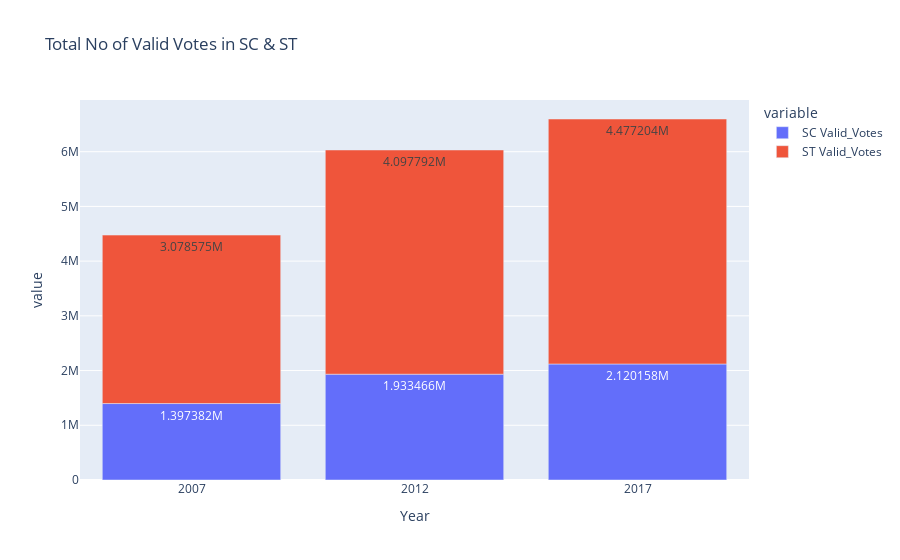

The code cell stored with this chart in its notebook:
### Code cell
px.bar(x='Year', y=['SC Valid_Votes','ST Valid_Votes'], data_frame=df_cat_valid,  title="Total No of Valid Votes in SC & ST", text_auto=True)

### Figure 1 — Plotly figure (JSON) as saved in the notebook; plotly's stock layout.template omitted (floating-point values rounded to 4 significant figures)
{"data": [{"alignmentgroup": "True", "hovertemplate": "variable=SC Valid_Votes<br>Year=%{x}<br>value=%{y}<extra></extra>", "legendgroup": "SC Valid_Votes", "marker": {"color": "#636efa", "pattern": {"shape": ""}}, "name": "SC Valid_Votes", "offsetgroup": "SC Valid_Votes", "orientation": "v", "showlegend": true, "textposition": "auto", "texttemplate": "%{y}", "type": "bar", "x": ["2007", "2012", "2017"], "xaxis": "x", "y": [1397382, 1933466, 2120158], "yaxis": "y"}, {"alignmentgroup": "True", "hovertemplate": "variable=ST Valid_Votes<br>Year=%{x}<br>value=%{y}<extra></extra>", "legendgroup": "ST Valid_Votes", "marker": {"color": "#EF553B", "pattern": {"shape": ""}}, "name": "ST Valid_Votes", "offsetgroup": "ST Valid_Votes", "orientation": "v", "showlegend": true, "textposition": "auto", "texttemplate": "%{y}", "type": "bar", "x": ["2007", "2012", "2017"], "xaxis": "x", "y": [3078575, 4097792, 4477204], "yaxis": "y"}], "layout": {"autosize": true, "barmode": "relative", "legend": {"title": {"text": "variable"}, "tracegroupgap": 0}, "title": {"text": "Total No of Valid Votes in SC & ST"}, "xaxis": {"anchor": "y", "autorange": true, "domain": [0, 1], "range": [-0.5, 2.5], "title": {"text": "Year"}, "type": "category"}, "yaxis": {"anchor": "x", "autorange": true, "domain": [0, 1], "range": [0, 6945000.0], "title": {"text": "value"}, "type": "linear"}}}
